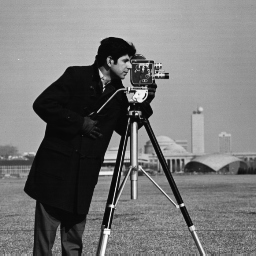
%> input picture Images/cameraman.png, 256 x 256 px, given in place of cameraman.tif, which was not available
$ octave demo.m   (GNU Octave 9; MATLAB toolbox functions it lacks are replaced by stand-ins)
%> lines starting %> are read from the running program, lines starting %| are printed output that depends on the picture; in (x1, y1, x2, y2) boxes, pixels count from 0 and x2, y2 are one past the last pixel; in counts of white or black regions, pixels touching at a corner belong together; the program's own positions count from 1; pictures that were not available may be replaced by others from this repository, and a replacement may not be noted
### TVInpaint/TVinpaint.m
function [x,PSNR] = TVinpaint(x0,h,S,opts,I)

beta = opts.beta;
tau  = opts.tau;
MaxIt= opts.MaxIt;

[n1,n2,n3] = size(x0);

%%%%Periodic  boundary condtion
siz = size(h);
center = [fix(siz(1)/2+1),fix(siz(2)/2+1)];
P  = zeros(n1,n2,n3);
for i =1:n3; P(1:siz(1),1:siz(2),i) = h; end
D  = fft2(circshift(P,1-center));
H  = @(x) real(ifft2(D.*fft2(x)));       %%%% Blur operator.  B x
HT = @(x) real(ifft2(conj(D).*fft2(x))); %%%% Transpose of blur operator.

%%%%%%%%%%%%%%%%% 图像的梯度 %%%%%%%%%%%%%%%%%%%%%%%%%%%%%
d1h = zeros(n1,n2,n3); d1h(1,1,:) = -1; d1h(n1,1,:) = 1; d1h = fft2(d1h);
d2h = zeros(n1,n2,n3); d2h(1,1,:) = -1; d2h(1,n2,:) = 1; d2h = fft2(d2h);
Px  = @(x) [x(2:n1,:,:)-x(1:n1-1,:,:); x(1,:,:)-x(n1,:,:)]; %%\nabla_1 x
Py  = @(x) [x(:,2:n2,:)-x(:,1:n2-1,:), x(:,1,:)-x(:,n2,:)]; %%\nabla_2 y
PTx = @(x) [x(n1,:,:)-x(1,:,:); x(1:n1-1,:,:)-x(2:n1,:,:)]; %%\nabla_1^T x
PTy = @(x) [x(:,n2,:)-x(:,1,:), x(:,1:n2-1,:)-x(:,2:n2,:)]; %%\nabla_2^T y
%%%%%%%%%%%%%%%%%%%%%%%%%%%%%%%%%%%%%%%%%%%%%%%%%%%%%%%%%%%%%%%%%%%%%%%%%%%


%%%% Initialization
x  = x0;
y1 = zeros(size(x0));    y2 = zeros(size(x0));
v  = zeros(size(x0));
z  = zeros(size(x0));
lbd1 = zeros(size(x0));
lbd21= zeros(size(x0));  lbd22 = zeros(size(x0));
lbd3 = zeros(size(x0));

Dt = beta*(abs(D).^2+abs(d1h).^2+abs(d2h).^2);
Ds = beta*(1+S);

PSNR = zeros(1,MaxIt);

for k=1:MaxIt

%%%%%%%%%%%% x
Temp = H(lbd1+beta*v)+PTx(lbd21+beta*y1)+PTy(lbd22+beta*y2);
x   = real(ifft2(fft2(Temp)./Dt));

%%%%%%%%%%%% v
Temp = S.*(lbd3+beta*z) - lbd1 + beta*H(x);
v    = Temp./Ds;

%%%%%%%%%%%  u =(y,z)
%%% y
sk1 = Px(x)-lbd21/beta;
sk2 = Py(x)-lbd22/beta;
nsk = sqrt(sk1.^2+sk2.^2); nsk(nsk==0) = 1;
nsk = max(nsk-tau/beta,0)./nsk;
y1  = sk1.*nsk;
y2  = sk2.*nsk;

%%% \tilde z
Sv = S.*v;
z  = (x0-lbd3 + beta*Sv)/(1+beta);

%%% update lbd
lbd1  = lbd1 - beta*(H(x)-v);
lbd21 = lbd21- beta*(Px(x)-y1);
lbd22 = lbd22- beta*(Py(x)-y2);
lbd3  = lbd3 - beta*(Sv-z);

PSNR(k)  = psnr(x,I);

if mod(k,5)==0;
    figure(10); imshow(x);
    title(['Iter:',num2str(k),'  PSNR:',num2str(PSNR(k))]);  pause(0.1);
end


end

### TVInpaint/demo.m
clc;
% clear;
close all;
clc
clear
close all
I = im2double(imread('cameraman.tif'));
%> I: size 256x256 double; min 0.0275, max 0.988, mean 0.465
% I = im2double(imread('housergb.png'));
% I = im2double(imread('barbara.png')); I = I(257:end,257:end);

[n1,n2,n3] = size(I);
%> n1 = 256; n2 = 256; n3 = 1

%%%%%%%%%%%%%%%%%%%%%%%%%%%%%% Mask %%%%%%%%%%%%%%%%%%%%%%%%%%%%%%%%%%%%%%
S = floor(double(imread('mask3.bmp'))/255);      %%%%% Mask 1
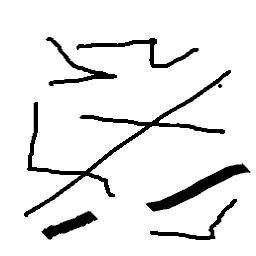
%> input picture TVInpaint/mask3.bmp, 256 x 256 px
%> S: size 256x256 double; values 0 (black) and 1 (white), 90.9% white; 6 black regions, box (x1, y1, x2, y2) and area: (24, 70, 231, 217) 2360, (145, 163, 251, 212) 1220, (76, 38, 199, 68) 650, (41, 211, 98, 240) 640, (45, 37, 117, 86) 626, (150, 199, 237, 240) 484
A = zeros(n1,n2,n3); for i=1:n3; A(:,:,i) = S; end;   S =A;  clear A
%%%%%% Blur kernel
h  = fspecial('aver',3);                     %%%%%% blur + noise
xh = imfilter(I,h,'circular');
xb = S.*xh;                                  %%%%%% missing pixels

opts.MaxIt= 200;
opts.tau  = 0.01;
opts.beta = 1;
[x,PSNR]  = TVinpaint(xb,h,S,opts,I);
%> after the loop in TVinpaint, `for i =1:n3; P(1:siz(1),1:siz(2),i) = h; end`:
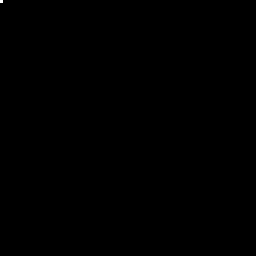
%> P: size 256x256 double; values 0 (black) and 0.111 (white), 0.01% white; 1 white region (1 under 20 px)
%> in TVinpaint, `d1h(1,1,:) = -1`: d1h: size 256x256 double; values -1 (black) and 0 (white), 100% white; black in thin lines or dots, all inside (x1, y1, x2, y2) = (0, 0, 1, 1)
%> in TVinpaint, `d1h(n1,1,:) = 1`:
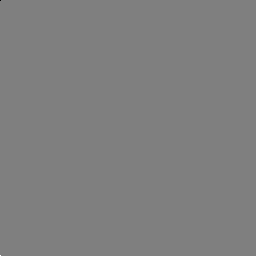
%> d1h: size 256x256 double; min -1, max 1, mean 0; drawn with min black and max white
%> in TVinpaint, `d2h(1,n2,:) = 1`: d2h: size 256x256 double; min -1, max 1, mean 0; mean of the top-left, top-right, bottom-left and bottom-right quarters -6.1e-05, 6.1e-05, 0, 0
%> after the loop in TVinpaint, `for k=1:MaxIt`:
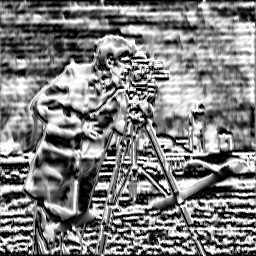
%> lbd21: size 256x256 double; min -0.01, max 0.01, mean 1.69e-05; drawn with min black and max white
%> after the loop in TVinpaint, `for k=1:MaxIt`:
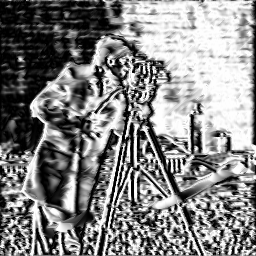
%> lbd22: size 256x256 double; min -0.01, max 0.01, mean 0.000406; drawn with min black and max white
%> after the loop in TVinpaint, `for k=1:MaxIt`:
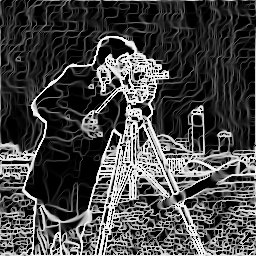
%> nsk: size 256x256 double; min 0, max 0.986, mean 0.276
%> after the loop in TVinpaint, `for k=1:MaxIt`: PSNR = 200 values from 5.58 to 26.72
%> PSNR = 200 values from 5.58 to 26.72

%%%%%%%%%%%%%%%%%%%%显示结果及曲线
figure;
plot(0:opts.MaxIt-1,PSNR,'-o','LineWidth',2,'MarkerSize',8);
legend('ADMM');
xlabel('Iteration   No.', 'FontSize',16);
ylabel('PSNR  (dB)', 'FontSize',16);
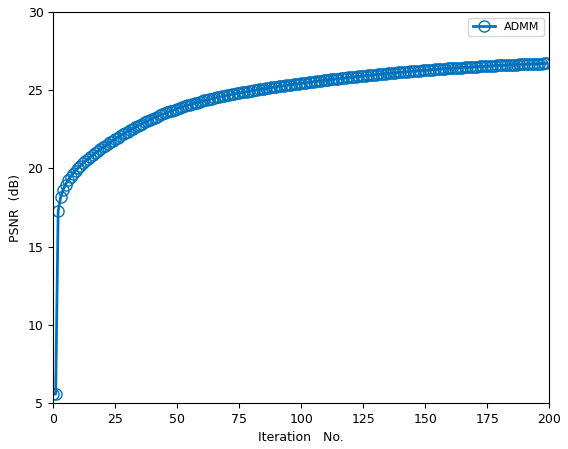
%> figure redrawn from the program's plot data; curve peaks at x = 199, y = 26.72

figure
subplot(221); imshow(I);  title('原始图片')
subplot(222); imshow(xb); title('观测图片')
subplot(223); imshow(x);title('恢复结果')
